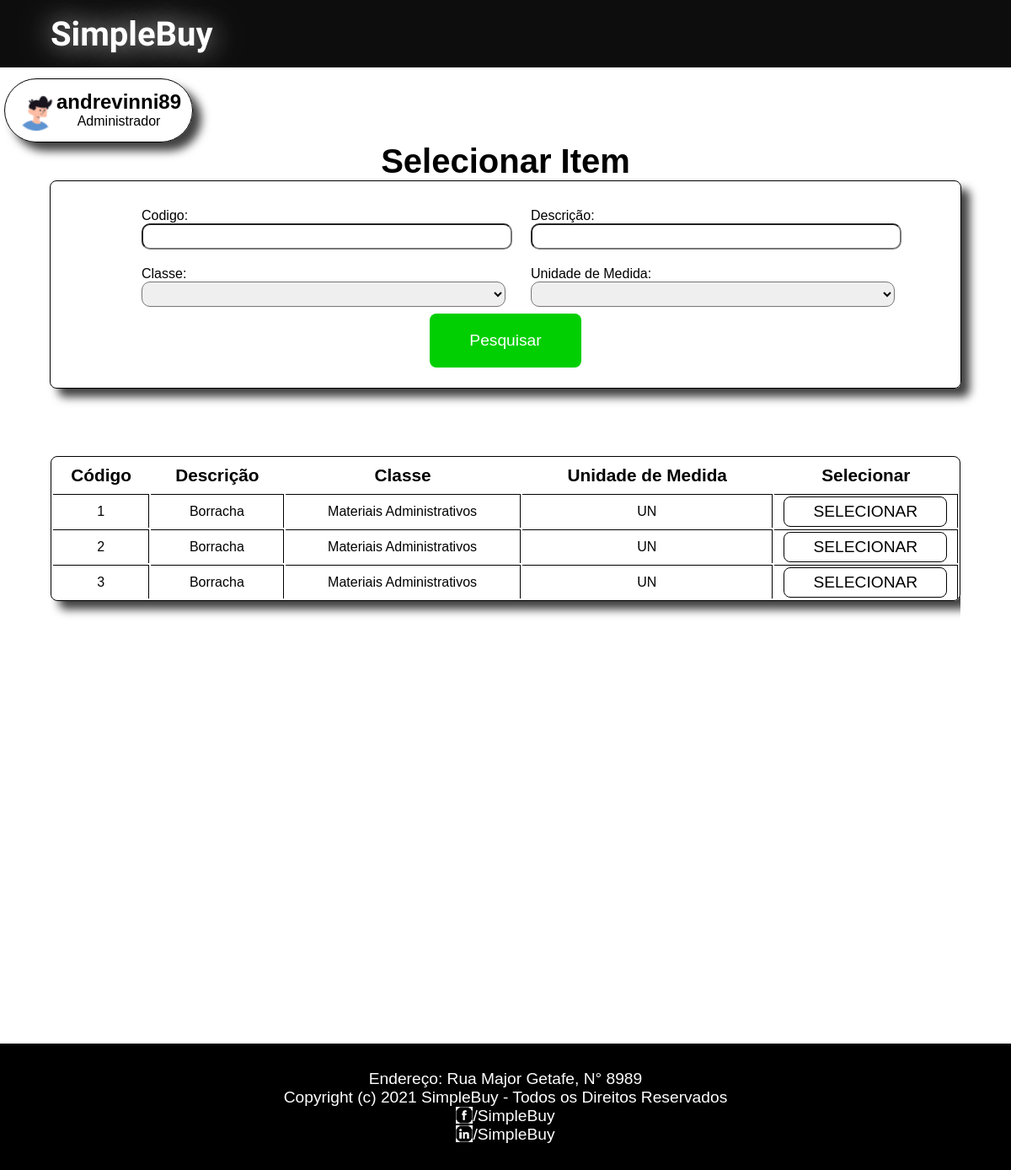
/inicio-comprador/andrevinni89/gerar-pedido/selecionar-item, run on an earlier commit of the app's database.
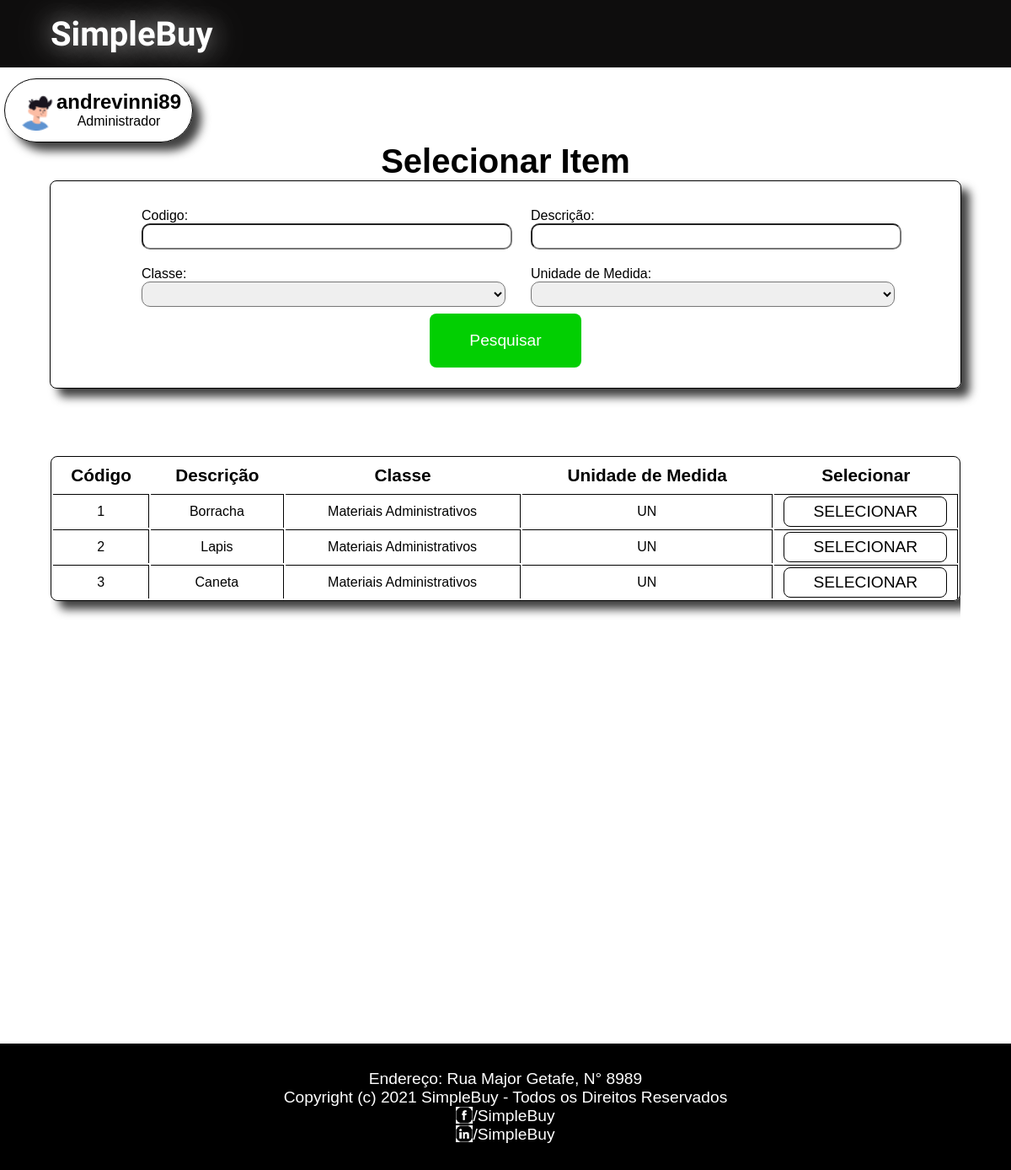
And on a later commit of the database.
### SimpleBuy/models.py (models this page shows, shortened)
class Item(models.Model):
    descricao = models.CharField(unique=True, max_length=200)
    unidadeMedida = models.CharField(max_length=200)
    classe = models.ForeignKey(Classe, on_delete=models.CASCADE)

class Classe(models.Model):
    nome = models.CharField(unique=True, max_length=200)

### SimpleBuy/views.py (the view)
# urls.py: path('inicio-comprador/<str:nomeUsuario>/gerar-pedido/selecionar-item', views.selecionar_item,name='selecionar-item'),
def selecionar_item(request, nomeUsuario, fornecedor_id=0, num_nf=0):
    dao = GenericDao()
    daoItem = DaoItem()
    print('[Selecionar Item] > ')
    try:
        comprador = dao.get_by_username(Comprador, nomeUsuario)
        user = comprador
    except:
        comprador = False
        administrador = dao.get_by_username(Administrador, nomeUsuario)
        user = administrador
    classes = dao.selectAll(Classe)
    try:
        codigo = request.POST.get('codigo')
        descricao = request.POST.get('descricao')
        classe_id = request.POST.get('classe')
        unidade_medida = request.POST.get('unidade-medida')
        try:
            classe = dao.get(Classe, classe_id)
        except:
            classe = ""
        itens = daoItem.filter(Item, id=codigo, desc=descricao, classe=classe, unidade_medida=unidade_medida)
        context = {
            "user": user,
            "itens": itens,
            "classes": classes
        }
        return render(request, 'SimpleBuy/selecionar-item.html', context)
    except:
        itens = dao.selectAll(Item)
        context = {
            "user": user,
            "itens": itens,
            "classes": classes
        }
        return render(request, 'SimpleBuy/selecionar-item.html', context)

### SimpleBuy/dao/DaoItem.py (called while the page is built)
    def filter(self, Model, id="", desc="", classe="", unidade_medida=""):
        try:
            models = Model.objects.all()
            if id != "":
                models = models.filter(id=id)
            if desc != "":
                models = models.filter(descricao__contains=desc)
            if classe != "":
                models = models.filter(classe=classe)
            if unidade_medida != "":
                models = models.filter(unidadeMedida=unidade_medida)
        except:
            raise
        return models

### SimpleBuy/dao/GenericDao.py (called while the page is built)
    def selectAll(self, Model):
        list = []
        for i in Model.objects.all():
            list.append(i)
        return list

    def get(self, Model, id):
        try:
            model = Model.objects.get(id=id)
        except:
            raise
        return model

    def get_by_username(self, Model, username):
        try:
            model = Model.objects.get(nomeUsuario=username)
        except:
            raise
        return model

### SimpleBuy/templates/SimpleBuy/selecionar-item.html (shortened to what this page needs)
{% load static %}
<!DOCTYPE html>
<html lang="pt-br">
<head>
    <link rel="stylesheet" href="{% static 'style/inicio.css' %}">
    <link rel="stylesheet" href="{% static 'style/selecionar-item.css' %}">
</head>
<body>
    <div class="box">
    <header>
        <div class="container-header">
            <h1 class="tittle-header"><a id="logo" href="/index">SimpleBuy</a></h1>
        </div>
    </header>
        <div class="content-historico">
        {% if user.plano > 0 %}
            <a href="/inicio-administrador/{{user.nomeUsuario}}/" class="profile-link">
                <div class="profile">
                    <img src="{% static 'img/user-image.png' %}" alt="">
                    <div class="img-name">
                        <h2>{{user.nomeUsuario}}</h2>
                        <span>Administrador</span>
                    </div>
                </div>
            </a>
        {% endif %}
            <h1>Selecionar Item</h1>
            <form class="filter-container" method="post" action="selecionar-item">
                <div class="container-form">
                    <div class="input-container">
                        <span>Codigo:</span>
                        <input type="text" name="codigo">
                    </div>
                    <div class="input-container">
                        <span>Descrição: </span>
                        <input type="text" name="descricao">
                    </div>
                    <div class="input-container">
                        <span>Classe:</span>
                        <select name="classe">
                            <option value=""></option>
                            {% for classe in classes %}
                                <option value={{classe.id}}>{{classe.nome}}</option>
                            {% endfor %}
                        </select>
                    </div>
                    <div class="input-container" >
                        <span>Unidade de Medida:</span>
                            <select name="unidade-medida">
                                <option value=""></option>
                                <option value="UN">UN</option>
                            </select>
                    </div>
                </div>
                <button type="submit" class="green-button">Pesquisar</button>
            </form>
           <div class="scroll-container">
                <table >
                    <tr>
                        <th>Código</th>
                        <th>Descrição</th>
                        <th>Classe</th>
                        <th>Unidade de Medida</th>
                        <th>Selecionar</th>
                    </tr>
                    {% for item in itens %}
                        <tr>
                            <td>{{item.id}}</td>
                            <td >{{item.descricao}}</td>
                            <td >{{item.classe.nome}}</td>
                            <td >{{item.unidadeMedida}}</td>
                            <td><a href={{item.id}}><button class="generic-button" name={{item.id}}>SELECIONAR</button></a></td>
                        </tr>
                    {% endfor %}
                </table>
        </div>
        </div>
    <footer>
        <p>Endereço: Rua Major Getafe, N° 8989</p>
        <p>Copyright (c) 2021 SimpleBuy - Todos os Direitos Reservados</p>
        <div class="rede">
            <img src="{% static 'img/icone-facebook.png' %}" alt="">
            <p><a href="https://facebook/SimpleBuy">/SimpleBuy</a></p>
        </div>
        <div class="rede">
            <img src="{% static 'img/icone-linkedin.png' %}" alt="">
            <p><a href="https://linkedin/SimpleBuy">/SimpleBuy</a></p>
        </div>
    </footer>
</div>
</body>
</html>

What changed in the data, as far as the page shows it:
changed Item id 2: descricao "Borracha" → "Lapis"
changed Item id 3: descricao "Borracha" → "Caneta"
